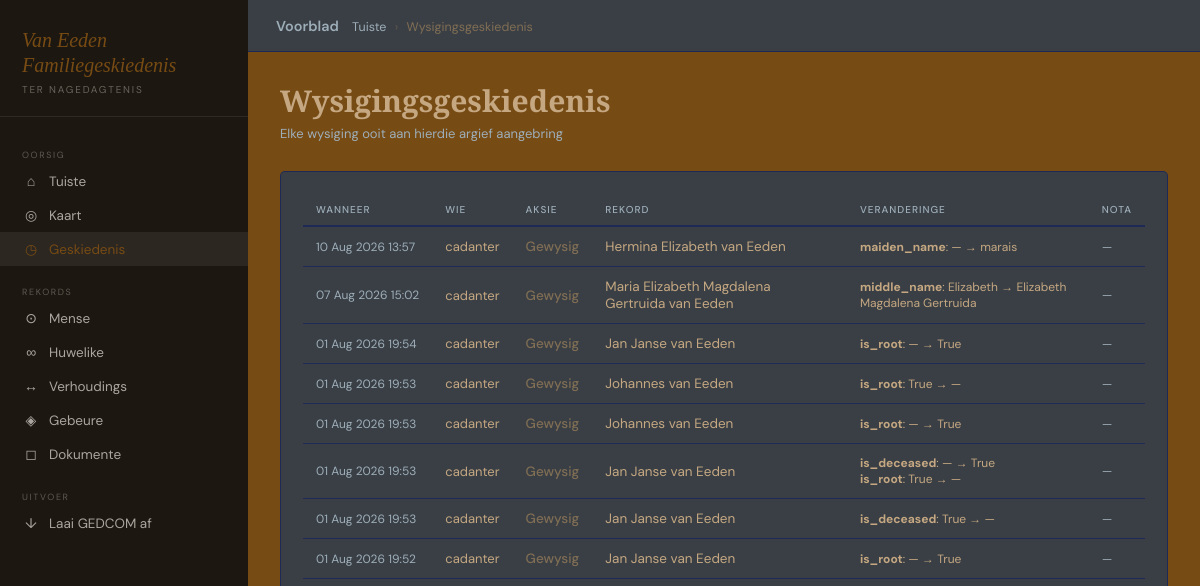
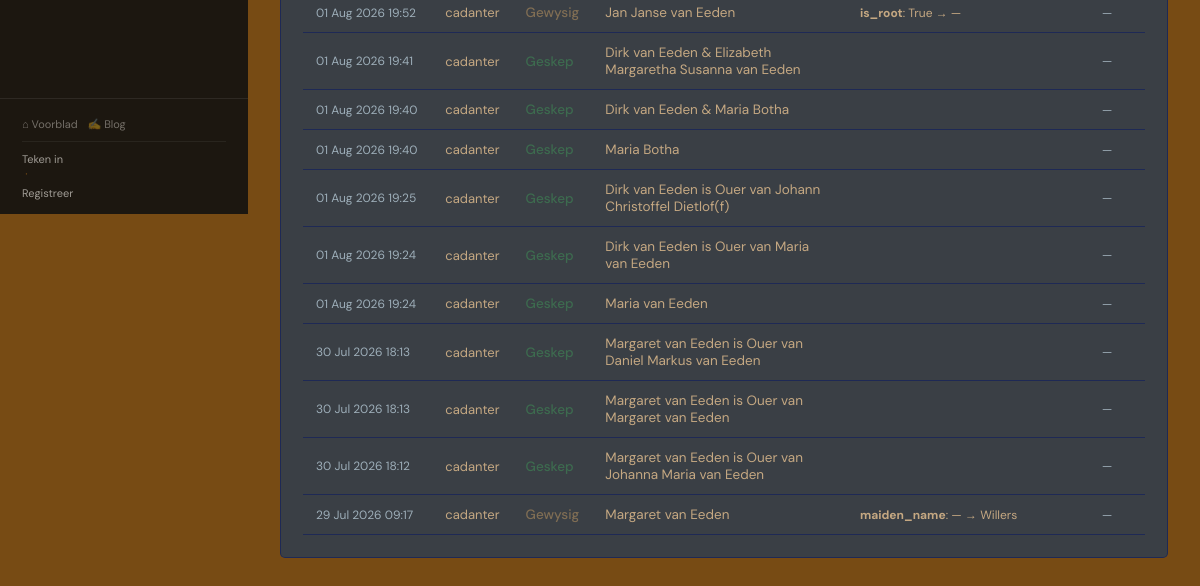
Page /argief/geskiedenis/ on the earlier database version (2 pictures, top to bottom).
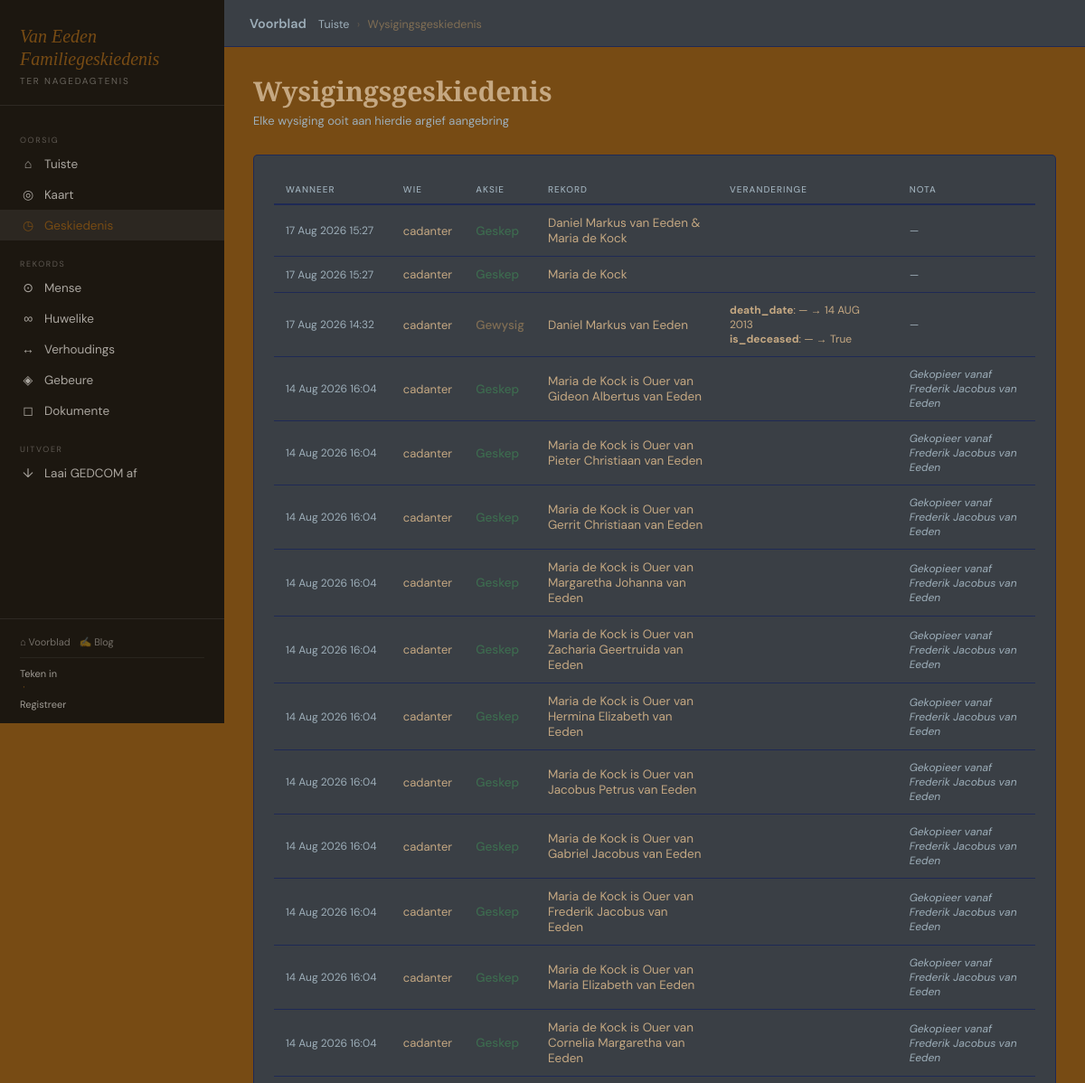
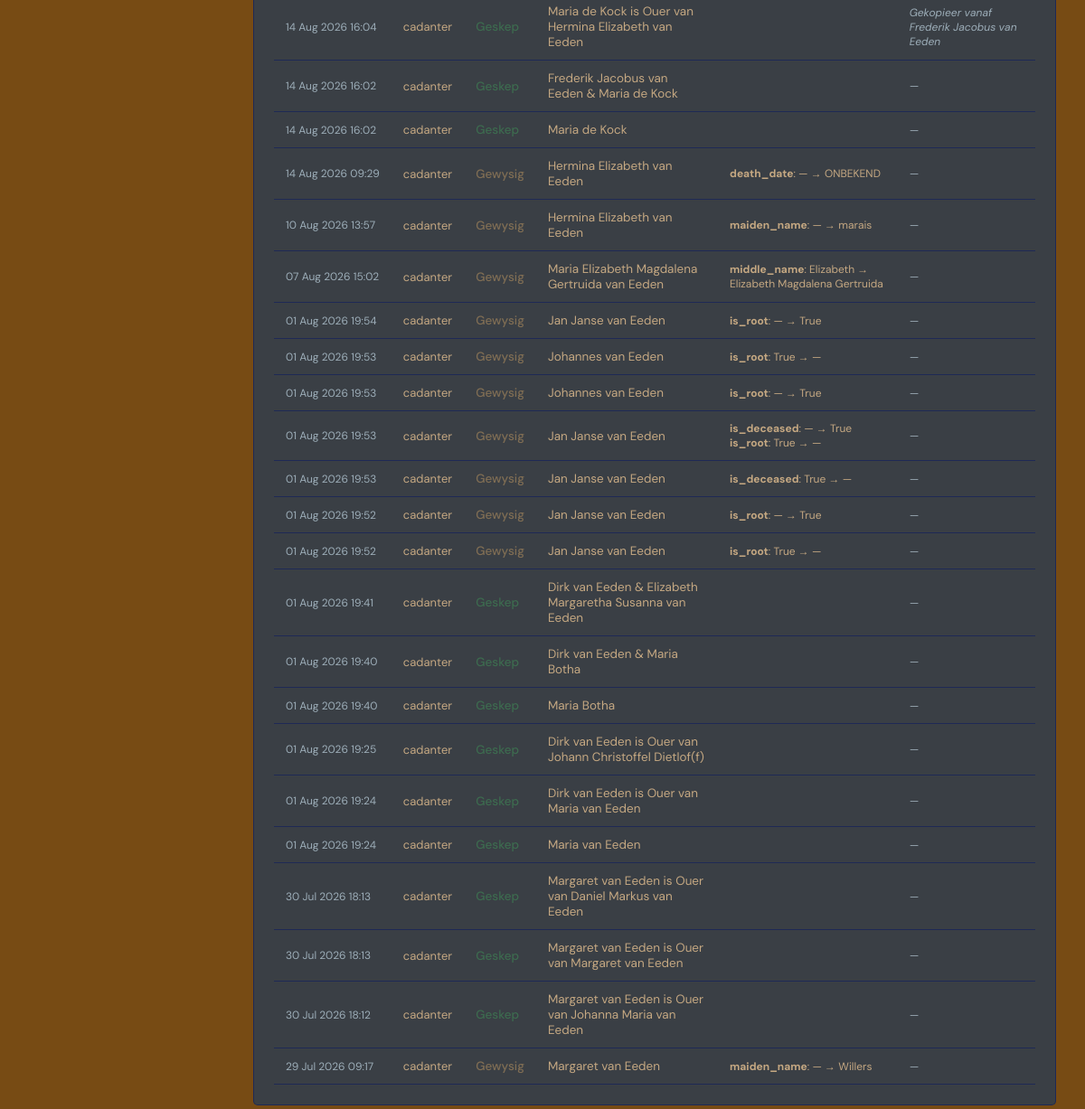
Same page on the later database version (2 pictures, top to bottom).
### genealogy/models.py (models this page shows, shortened)
class AuditLog(models.Model):
    ACTION_CHOICES = [('create','Geskep'),('update','Gewysig'),('delete','Verwyder')]
    user        = models.ForeignKey(User, on_delete=models.SET_NULL, null=True, related_name='audit_logs')
    action      = models.CharField(max_length=10, choices=ACTION_CHOICES)
    model_name  = models.CharField(max_length=50)
    object_id   = models.IntegerField(null=True, blank=True)
    object_repr = models.CharField(max_length=200)
    changes     = models.JSONField(default=dict, blank=True)
    timestamp   = models.DateTimeField(auto_now_add=True)
    note        = models.TextField(blank=True)
    class Meta:
        ordering = ['-timestamp']

### genealogy/views.py (the view)
# urls.py: path('geskiedenis/',                  views.audit_log,         name='audit_log'),
def audit_log(request):
    profile = get_profile(request.user)
    logs = AuditLog.objects.select_related('user').all()
    return render(request, 'genealogy/audit_log.html', {'logs': logs, 'profile': profile})

### genealogy/views.py (called while the page is built)
def get_profile(user):
    if not user.is_authenticated:
        return None
    profile, _ = UserProfile.objects.get_or_create(user=user, defaults={'role': 'pending'})
    return profile

### genealogy/templates/genealogy/audit_log.html (shortened to what this page needs)
{% extends "genealogy/base.html" %}
{% block breadcrumb %}<a href="{% url 'genealogy:dashboard' %}">Tuiste</a> <span>›</span> Wysigingsgeskiedenis{% endblock %}
{% block content %}
<div class="ph"><div><h2>Wysigingsgeskiedenis</h2><p class="subtitle">Elke wysiging ooit aan hierdie argief aangebring</p></div></div>
<div class="card"><div class="table-wrap"><table>
  <thead><tr><th>Wanneer</th><th>Wie</th><th>Aksie</th><th>Rekord</th><th>Veranderinge</th><th>Nota</th></tr></thead>
  <tbody>
    {% for log in logs %}
    <tr>
      <td style="font-size:12px;color:var(--muted);white-space:nowrap;">{{ log.timestamp|date:"d M Y H:i" }}</td>
      <td style="font-size:13px;">{{ log.user.get_full_name|default:log.user.username|default:"Stelsel" }}</td>
      <td>
        <span class="audit-action {{ log.action }}" style="font-weight:500">
          {% if log.action == 'create' %}Geskep{% elif log.action == 'update' %}Gewysig{% else %}Verwyder{% endif %}
        </span>
      </td>
      <td>{{ log.object_repr }}</td>
      <td style="font-size:12px;">
        {% for field, vals in log.changes.items %}
        <div><strong>{{ field }}</strong>: {{ vals.0|default:"—" }} → {{ vals.1|default:"—" }}</div>
        {% endfor %}
      </td>
      <td style="font-size:12px;color:var(--muted);font-style:italic;">{{ log.note|default:"—" }}</td>
    </tr>
    {% empty %}
    <tr><td colspan="6" style="text-align:center;color:var(--muted);padding:32px;">Nog geen geskiedenis nie.</td></tr>
    {% endfor %}
  </tbody>
</table></div></div>
{% endblock %}

Differences in the rows shown:
added AuditLog: timestamp "17 Aug 2026 15:27", user.get_full_name "cadanter", action "Geskep", object_repr "Daniel Markus van Eeden & Maria de Kock", note "—"
added AuditLog: timestamp "17 Aug 2026 15:27", user.get_full_name "cadanter", action "Geskep", object_repr "Maria de Kock", note "—"
added AuditLog: timestamp "17 Aug 2026 14:32", user.get_full_name "cadanter", action "Gewysig", object_repr "Daniel Markus van Eeden", changes "death_date" "is_deceased", vals "—" "—", vals "14 AUG 2013" "True", note "—"
added AuditLog: timestamp "14 Aug 2026 16:04", user.get_full_name "cadanter", action "Geskep", object_repr "Maria de Kock is Ouer van Gideon Albertus van Eeden", note "Gekopieer vanaf Frederik Jacobus van Eeden"
added AuditLog: timestamp "14 Aug 2026 16:04", user.get_full_name "cadanter", action "Geskep", object_repr "Maria de Kock is Ouer van Pieter Christiaan van Eeden", note "Gekopieer vanaf Frederik Jacobus van Eeden"
added AuditLog: timestamp "14 Aug 2026 16:04", user.get_full_name "cadanter", action "Geskep", object_repr "Maria de Kock is Ouer van Gerrit Christiaan van Eeden", note "Gekopieer vanaf Frederik Jacobus van Eeden"
added AuditLog: timestamp "14 Aug 2026 16:04", user.get_full_name "cadanter", action "Geskep", object_repr "Maria de Kock is Ouer van Margaretha Johanna van Eeden", note "Gekopieer vanaf Frederik Jacobus van Eeden"
added AuditLog: timestamp "14 Aug 2026 16:04", user.get_full_name "cadanter", action "Geskep", object_repr "Maria de Kock is Ouer van Zacharia Geertruida van Eeden", note "Gekopieer vanaf Frederik Jacobus van Eeden"
added AuditLog: timestamp "14 Aug 2026 16:04", user.get_full_name "cadanter", action "Geskep", object_repr "Maria de Kock is Ouer van Hermina Elizabeth van Eeden", note "Gekopieer vanaf Frederik Jacobus van Eeden"
added AuditLog: timestamp "14 Aug 2026 16:04", user.get_full_name "cadanter", action "Geskep", object_repr "Maria de Kock is Ouer van Jacobus Petrus van Eeden", note "Gekopieer vanaf Frederik Jacobus van Eeden"
added AuditLog: timestamp "14 Aug 2026 16:04", user.get_full_name "cadanter", action "Geskep", object_repr "Maria de Kock is Ouer van Gabriel Jacobus van Eeden", note "Gekopieer vanaf Frederik Jacobus van Eeden"
added AuditLog: timestamp "14 Aug 2026 16:04", user.get_full_name "cadanter", action "Geskep", object_repr "Maria de Kock is Ouer van Frederik Jacobus van Eeden", note "Gekopieer vanaf Frederik Jacobus van Eeden"
added AuditLog: timestamp "14 Aug 2026 16:04", user.get_full_name "cadanter", action "Geskep", object_repr "Maria de Kock is Ouer van Maria Elizabeth van Eeden", note "Gekopieer vanaf Frederik Jacobus van Eeden"
added AuditLog: timestamp "14 Aug 2026 16:04", user.get_full_name "cadanter", action "Geskep", object_repr "Maria de Kock is Ouer van Cornelia Margaretha van Eeden", note "Gekopieer vanaf Frederik Jacobus van Eeden"
added AuditLog: timestamp "14 Aug 2026 16:04", user.get_full_name "cadanter", action "Geskep", object_repr "Maria de Kock is Ouer van Hermina Elizabeth van Eeden", note "Gekopieer vanaf Frederik Jacobus van Eeden"
added AuditLog: timestamp "14 Aug 2026 16:02", user.get_full_name "cadanter", action "Geskep", object_repr "Frederik Jacobus van Eeden & Maria de Kock", note "—"
added AuditLog: timestamp "14 Aug 2026 16:02", user.get_full_name "cadanter", action "Geskep", object_repr "Maria de Kock", note "—"
added AuditLog: timestamp "14 Aug 2026 09:29", user.get_full_name "cadanter", action "Gewysig", object_repr "Hermina Elizabeth van Eeden", changes "death_date", vals "—", vals "ONBEKEND", note "—"
